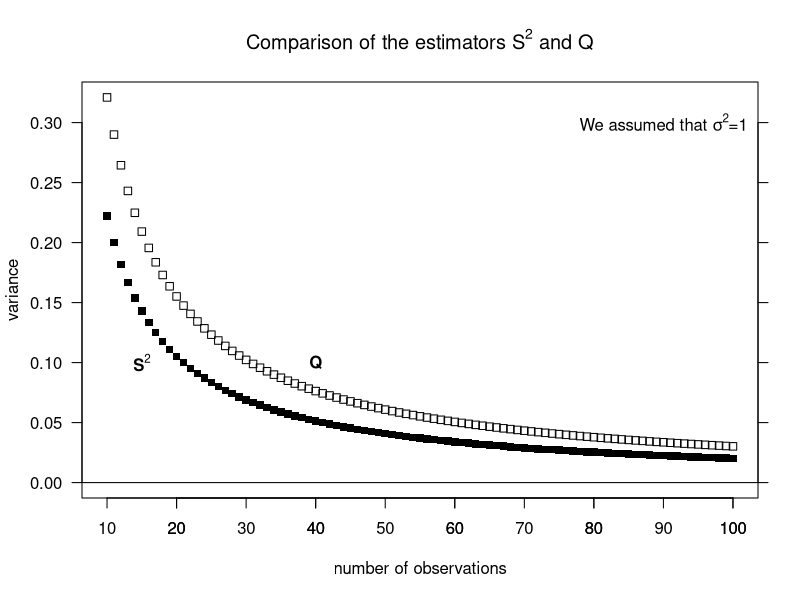
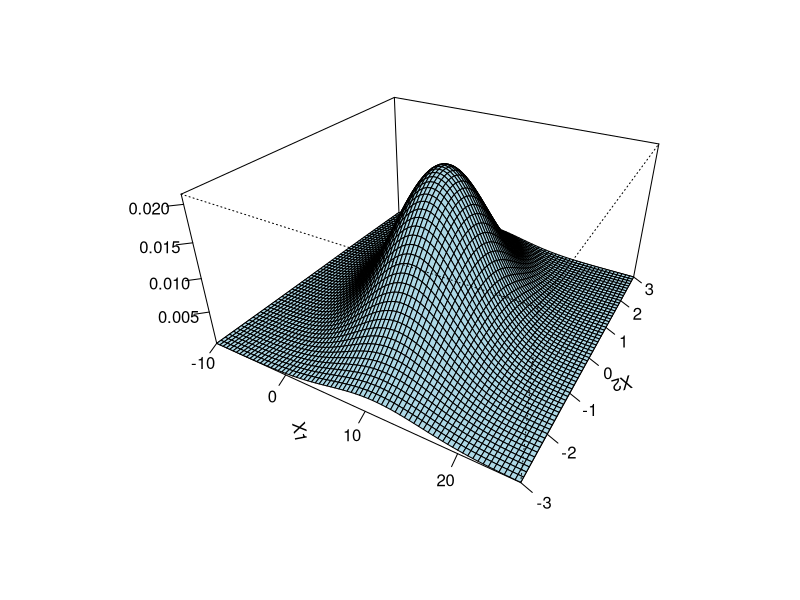
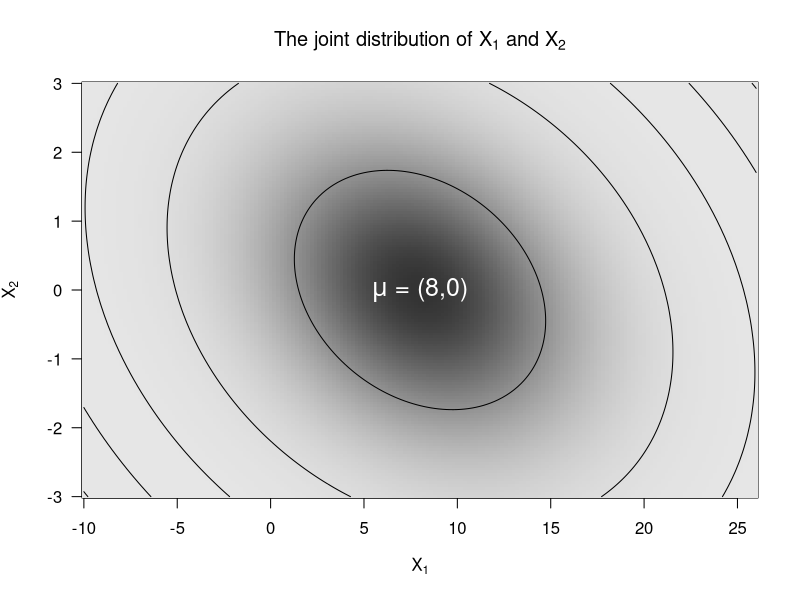
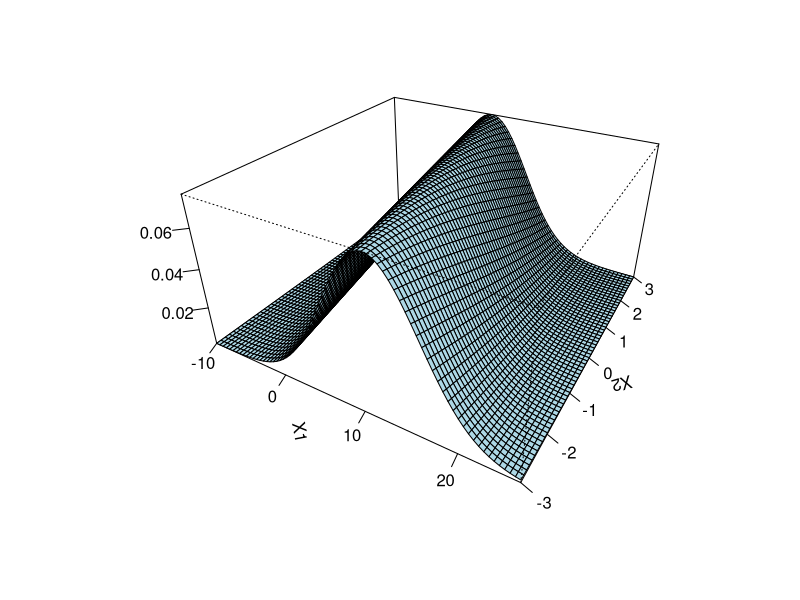
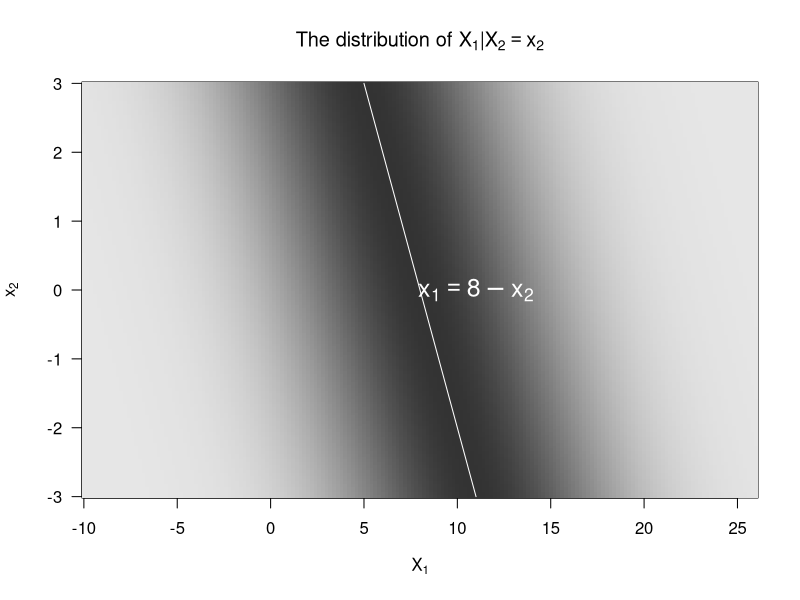

R code for these plots, in order:
######################################################################
# Computer notes                                Biostatistics 140.751
# Homework 1                                 Johns Hopkins University 
######################################################################
# Lines beginning with the symbol '#' are comments in R.  All other
# lines contain code.
#
# In R for Windows, you may wish to open this file from the menu bar
# (File:Display file); you can then easily copy commands into the
# command window.  (Use the mouse to highlight one or more lines; then
# right-click and select "Paste to console".)
######################################################################

###############################################
# 2d
###############################################

# This generates a somewhat fancy plot. Try to 
# figure what all these commands do!

func1=function(n){
z=2/(n-1)
return(z)}

func2=function(n){
z=(3*n-4)/((n-1)^2)
return(z)}

par(las=1)
n=10:100
plot(n,func2(n),pch=0,ylim=range(c(0,func2(n))),
     xlab="number of observations",ylab="variance",
     main=expression(paste("Comparison of the estimators ",S^2," and Q")))
points(n,func1(n),pch=15)
abline(h=0)
axis(1,seq(10,100,10))
axis(4,seq(0,0.3,0.05),rep("",7))
text(40,0.1,expression(bold(Q)))
text(15,0.1,expression(bold(S^2)))
text(90,0.3,expression(paste("We assumed that ",sigma^2,"=1")))


###############################################
# 3b
###############################################

# Here is the code for the iteration:
a=matrix(c(3/5,2/5,4/5,1/5),ncol=2,byrow=T);b=a;eps=0.1;cnt=0
while(eps>10^(-6)){
cnt=cnt+1;cat(cnt,"")
b.old=b;b=b%*%a
eps=max(abs(b-b.old))}

# Print the matrix
print(b)


###############################################
# 4c
###############################################

# Here is the code for the density and contour plots
mu=c(8,0)
sigma=matrix(c(30,-2,-2,2),ncol=2)

## 3D density plot of the bivariate normal distribution 
x1=seq(-10,26,0.5)
x2=seq(-3,3,0.1)
x=expand.grid(x1,x2)

z=solve(sigma)%*%(t(x)-mu)
z=(t(x)-mu)*z
z=apply(z,2,sum)
z=1/(2*pi*sqrt(det(sigma)))*exp(-0.5*z)
z=matrix(z,ncol=length(x2))

persp(x1,x2,z,theta=30,phi=30,expand=0.5,
      xlab="X1",ylab="X2",zlab="",
      col = "lightblue",main="",ticktype="d",
      ltheta = 120) 

## contour plot of the bivariate normal distribution 
x1=seq(-10,26,0.2)
x2=seq(-3,3,0.04)
x=expand.grid(x1,x2)

z=solve(sigma)%*%(t(x)-mu)
z=(t(x)-mu)*z
z=apply(z,2,sum)
z=1/(2*pi*sqrt(det(sigma)))*exp(-0.5*z)
z=matrix(z,ncol=length(x2))

par(las=1)
image(x1,x2,z,col=grey(1-seq(0.1,0.8,length=256)),
      xlab=expression(X[1]),ylab=expression(X[2]))
contour(x1,x2,z,drawlabels=FALSE,add=TRUE,levels=10^(-6:-2))
title(expression(paste("The joint distribution of ",X[1]," and ",X[2]),sep=""))
text(8,0,expression(paste(mu," = (8,0)",sep="")),col="white",cex=1.5)

## 3D density plot of the conditional distribution 
x1=seq(-10,26,0.5)
x2=seq(-3,3,0.1)
z=matrix(ncol=length(x1),nrow=length(x2))
for (j in 1:length(x2)) z[j,]=dnorm(x1,mean=8-x2[j],sd=sqrt(28))

persp(x1,x2,t(z),theta=30,phi=30,expand=0.5,
      xlab="X1",ylab="X2",zlab="",
      col = "lightblue",main="",ticktype="d",
      ltheta = 120) 

## contour plot of the conditional distribution 
x1=seq(-10,26,0.2)
x2=seq(-3,3,0.04)
z=matrix(ncol=length(x1),nrow=length(x2))
for (j in 1:length(x2)) z[j,]=dnorm(x1,mean=8-x2[j],sd=sqrt(28))

par(las=1)
image(x1,x2,t(z),col=grey(1-seq(0.1,0.8,length=256)),
      xlab=expression(X[1]),ylab=expression(x[2]))
lines(8-x2,x2,col="white")
title(expression(paste("The distribution of ",X[1],"|",X[2]==x[2]),sep=""))
text(11,0,expression(paste(x[1]==8-x[2]),sep=""),col="white",cex=1.5)


##################
# End of hw1.R
##################
